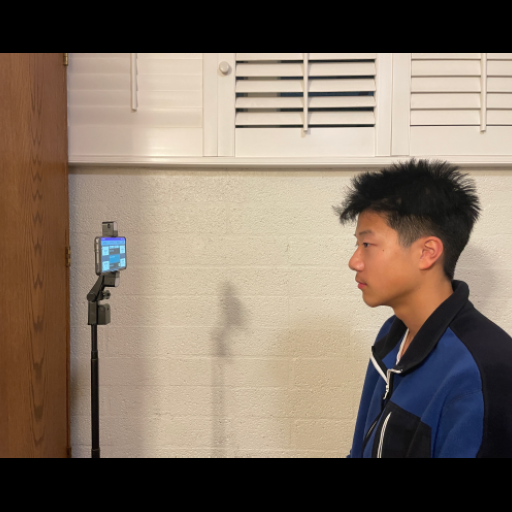
#> input picture Develop/app/src/main/calibration_image-playstore.png, 512 x 512 px
$ python -i cool_bench.py   (imports and definitions only)   (Python 2 division)   (older library calls are emulated)
#> lines starting #> are read from the running program, lines starting #| are printed output that depends on the picture
### eyelab/eyecore/quality.py
"""Face quality: FaceQualityMeter.java (measurement) and FaceQualityGate.kt (decisions), ported."""

from __future__ import annotations

import math
from dataclasses import asdict, dataclass
from enum import Enum

import cv2
import numpy as np

from .face import Face

SHARPNESS_WIDTH = 128

# Generic face in millimetres, camera axes (x right, y down, z away from the camera), nose tip at the origin.
# Same order as Face.landmarks.
FACE_MODEL = np.array([[-31, -32, 26], [31, -32, 26], [0, 0, 0], [-25, 32, 24], [25, 32, 24]], dtype=np.float64)

NAN = float("nan")


@dataclass(frozen=True)
class FaceQuality:
    face_width_px: float = NAN
    sharpness: float = NAN
    face_luma: float = NAN
    frame_luma: float = NAN
    clipped_fraction: float = NAN
    yaw_deg: float = NAN
    pitch_deg: float = NAN
    roll_deg: float = NAN
    face_score: float = NAN

    def to_json(self) -> dict:
        return {k: (None if isinstance(v, float) and math.isnan(v) else round(v, 3)) for k, v in asdict(self).items()}


class QualityIssue(Enum):
    """In the order a caregiver should fix them. Only TURNED_AWAY and HEAD_MOVED block live input."""

    TURNED_AWAY = (True, "Turn your face towards the screen.")
    HEAD_MOVED = (True, "Your head has tilted since calibrating. Move it back, or press Calibrate.")
    TOO_FAR = (False, "Come a little closer to the camera.")
    TOO_DARK = (False, "Too dark. Add light on your face.")
    BACKLIT = (False, "The light is behind you. Face the light.")
    OVEREXPOSED = (False, "Too bright on your face. Move out of direct light.")
    BLURRY = (False, "The picture is blurred. Hold still.")
    TILTED = (False, "Keep the camera level with your eyes.")

    def __init__(self, blocks_input: bool, message: str):
        self.blocks_input = blocks_input
        self.message = message


MAX_YAW_DEG = 35.0
MAX_PITCH_DEG = 30.0
MIN_FACE_WIDTH_PX = 90.0
MIN_FACE_LUMA = 50.0
BACKLIT_LUMA_GAP = 50.0
BACKLIT_MAX_FACE_LUMA = 100.0
MAX_CLIPPED_FRACTION = 0.12
MIN_SHARPNESS = 150.0


# [18 lines left out: function issues_of, not called in this run]


class FaceQualityGate:
    """Holds each issue for hold_ms before reporting it, so one bad frame does not flicker the UI."""

    # [5 lines left out: function __init__, not called in this run]

    @property
    def blocks_input(self) -> bool:
        return any(i.blocks_input for i in self.active)

    @property
    def ok_for_calibration(self) -> bool:
        return not self.current

    # [58 lines left out: functions primary, update, reset, euler_degrees, head_pose, measure, not called in this run]

### eyelab/bench/cool_bench.py
"""
Benchmark the Eye Lab's per-frame OpenCV work with whichever OpenCV build is active (stock OpenCV 5 or COOL).

    python bench/cool_bench.py --label stock --out stock.json
    source /opt/cool/venvs/python_3.12/bin/activate && python bench/cool_bench.py --label cool --out cool.json
    python bench/compare.py stock.json cool.json --price-per-hour 0.0453

Three measurements:
  1. ops      - each OpenCV call the service makes per frame, single-threaded, median and p95 microseconds
  2. frame    - the whole per-frame workload: JPEG decode, YuNet, quality gate, CLAHE, eye crops, matching, dwell
  3. capacity - one worker process per vCPU running the frame workload flat out: frames per second per instance

The environment block records which cv2 was loaded and from where, so the results show which build actually ran.
"""

from __future__ import annotations

import argparse
import json
import math
import multiprocessing as mp
import os
import pathlib
import platform
import statistics
import sys
import time
import urllib.request

EYELAB = pathlib.Path(__file__).resolve().parent.parent
sys.path.insert(0, str(EYELAB))

import cv2  # noqa: E402
import numpy as np  # noqa: E402

MODEL = EYELAB.parent / "app/src/main/assets/face_detection_yunet_2023mar.onnx"


# ---------- environment ----------

# [59 lines left out: functions instance_type, cpu_model, environment, inputs, not called in this run]


def ops(data: dict) -> dict:
    """Each OpenCV call the service makes per frame (repeat counts as in one frame noted in the name)."""
    from eyecore.quality import FACE_MODEL
    yunet = cv2.FaceDetectorYN.create(str(MODEL), "", (320, 240), 0.6, 0.3, 5)
    small = cv2.resize(data["frame"], (320, 240), interpolation=cv2.INTER_AREA)
    clahe = cv2.createCLAHE(2.0, (4, 4))
    m = np.array([[0.5, 0.05, -100.0], [-0.05, 0.5, -60.0]])
    k = np.array([[640, 0, 320], [0, 640, 240], [0, 0, 1]], np.float64)
    lm = data["landmarks"].astype(np.float64)
    face128 = cv2.resize(data["face"], (128, 166), interpolation=cv2.INTER_AREA)
    return {
        "imdecode jpeg 480x360": lambda: cv2.imdecode(np.frombuffer(data["jpeg"], np.uint8), cv2.IMREAD_COLOR),
        "resize 480x360->320x240 area": lambda: cv2.resize(data["frame"], (320, 240), interpolation=cv2.INTER_AREA),
        "cvtColor bgr->gray 640x480": lambda: cv2.cvtColor(data["bgr"], cv2.COLOR_BGR2GRAY),
        "YuNet detect 320x240": lambda: yunet.detect(small),
        "resize face->128 area": lambda: cv2.resize(data["face"], (128, 166), interpolation=cv2.INTER_AREA),
        "Laplacian 128x166 + var": lambda: cv2.Laplacian(face128, cv2.CV_64F, ksize=3).var(),
        "CLAHE face region": lambda: clahe.apply(data["face"]),
        "warpAffine eye crop 52x22": lambda: cv2.warpAffine(data["face"], m, (52, 22), flags=cv2.INTER_LINEAR,
                                                            borderMode=cv2.BORDER_REPLICATE),
        "matchTemplate 52x22 vs 40x14 (x14/frame)": lambda: cv2.matchTemplate(data["eye_live"], data["eye_core"],
                                                                              cv2.TM_CCOEFF_NORMED),
        "solvePnP SQPnP 5 points": lambda: cv2.solvePnP(FACE_MODEL, lm, k, None, flags=cv2.SOLVEPNP_SQPNP),
    }


# [12 lines left out: function time_op, not called in this run]


# ---------- the whole frame ----------

class FrameWorkload:
    """What the server does for one frame: decode, YuNet, then the rest of the pipeline on a calibrated session."""

    # [83 lines left out: functions __init__, __call__, _worker, capacity, main, not called in this run]


# [2 lines not run here, left out]

>>> import cv2
>>> picture = cv2.imread('../../Develop/app/src/main/calibration_image-playstore.png', cv2.IMREAD_GRAYSCALE)
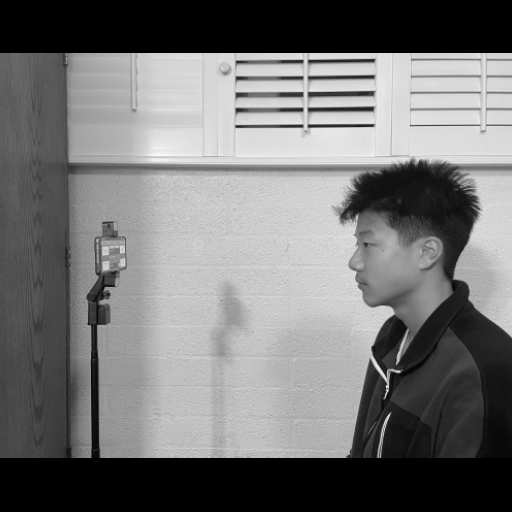
#> picture: shape (512, 512); min 0, max 249, mean 116.3
>>> result = ops(picture)
#> (the run stopped early here; a loop or call above may not have finished)
